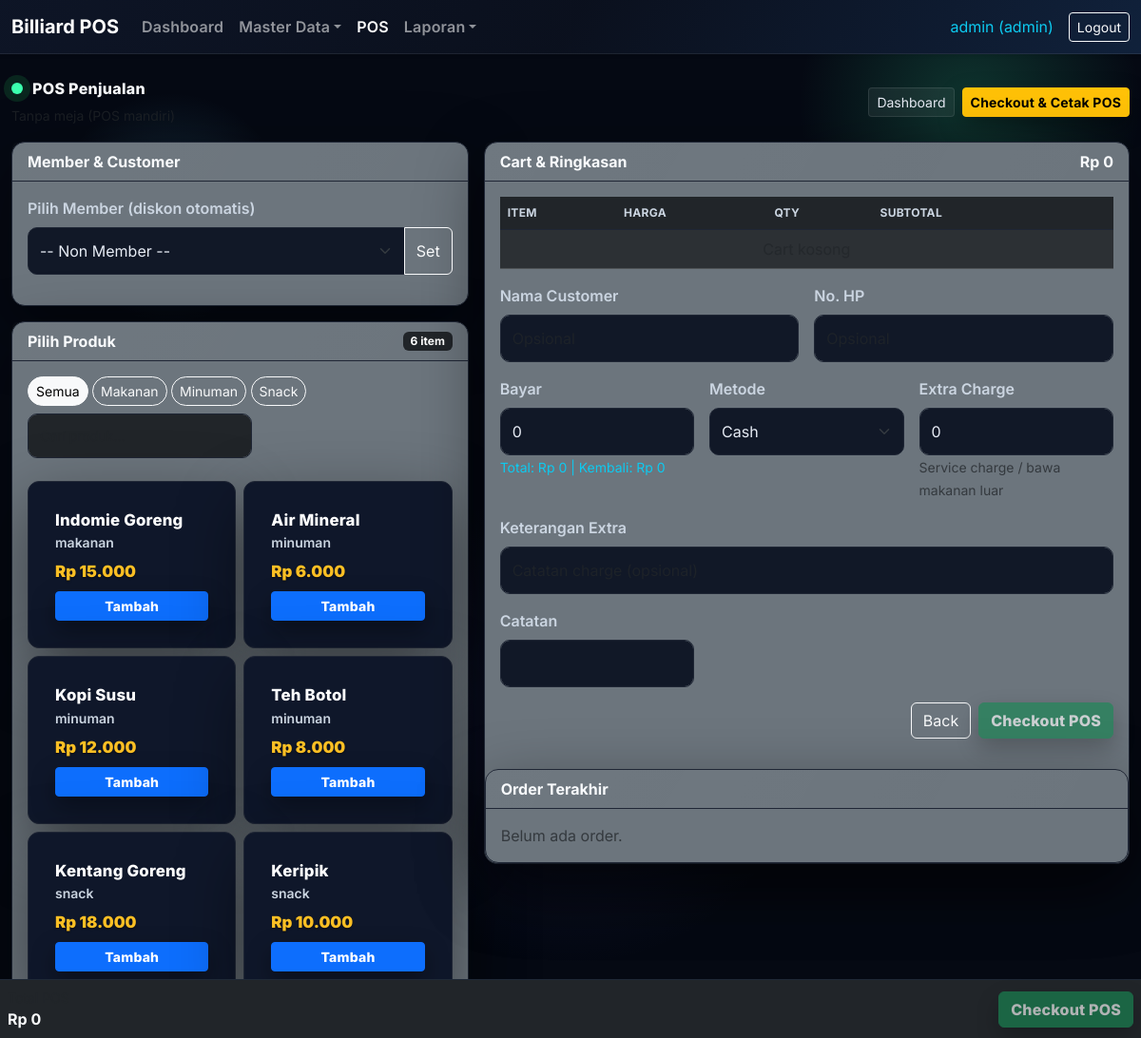
The app's page /pos/pos.php (signed in) with its own data.
### tables this page shows
CREATE TABLE `products` (
  `id` int(11) NOT NULL,
  `name` varchar(150) NOT NULL,
  `category` varchar(50) NOT NULL,
  `price` int(11) NOT NULL DEFAULT 0,
  `is_active` tinyint(1) NOT NULL DEFAULT 1,
  `created_at` timestamp NOT NULL DEFAULT current_timestamp()
);

### includes/functions.php (called while the page is built, shortened)
<?php
function format_rupiah($number) {
    return 'Rp ' . number_format((int)$number, 0, ',', '.');
}
?>

### pos/pos.php (the view, shortened to what this page needs)
<?php
require_once __DIR__ . '/../includes/functions.php';
$table_id = (int)($_GET['table_id'] ?? 0);
$products = $pdo->query("SELECT * FROM products WHERE is_active = 1 ORDER BY category, name")->fetchAll();
$categories = [];
if ($products) {
    $categories = array_values(array_unique(array_map(function($p){ return $p['category'] ?? 'lain'; }, $products)));
    sort($categories);
}
$cartKey = $table_id ?: 0;
$cart_items = $_SESSION['cart'][$cartKey];
$subtotal = 0;
$is_table = $table_id > 0;
if ($is_table) {
    $recentStmt = $pdo->prepare("
        SELECT id, order_time, grand_total, is_paid, table_id, customer_name
        FROM orders
        WHERE (table_id = ? OR session_id IN (SELECT id FROM sessions WHERE table_id = ?))
        ORDER BY id DESC LIMIT 5
    ");
    $recentStmt->execute([$table_id, $table_id]);
} else {
    $recentStmt = $pdo->prepare("SELECT id, order_time, grand_total, is_paid, table_id, customer_name FROM orders WHERE table_id IS NULL ORDER BY id DESC LIMIT 5");
    $recentStmt->execute();
}
$recentOrders = $recentStmt->fetchAll();
$running = $table_id ? get_running_session($pdo, $table_id) : null;
$prefill_customer = $running['customer_name'] ?? ($_SESSION['last_customer'][$cartKey] ?? '');
$prefill_phone = $running['customer_phone'] ?? ($_SESSION['last_customer_phone'][$cartKey] ?? '');
?>
<?php include __DIR__ . '/../includes/header.php'; ?>
<div class="d-flex justify-content-between align-items-center mb-3">
    <div>
        <div class="section-title mb-1"><span class="dot"></span><span>POS Penjualan</span></div>
        <small class="text-muted"><?php echo $table_id ? 'Meja ' . $table_id : 'Tanpa meja (POS mandiri)'; ?></small>
    </div>
    <div class="d-flex gap-2">
        <a href="/billiard_pos/index.php" class="btn btn-ghost btn-sm">Dashboard</a>
        <?php if ($table_id): ?>
            <a href="/billiard_pos/pos/checkout.php?table_id=<?php echo $table_id; ?>" class="btn btn-warning btn-sm fw-bold">Checkout Gabungan</a>
        <?php else: ?>
            <a href="/billiard_pos/pos/checkout.php?table_id=0" class="btn btn-warning btn-sm fw-bold">Checkout & Cetak POS</a>
        <?php endif; ?>
    </div>
</div>
<div class="row g-3">
    <div class="col-lg-5 col-md-6">
        <div class="card bg-secondary text-light mb-3">
            <div class="card-header d-flex justify-content-between align-items-center">
                <span class="fw-bold">Member & Customer</span>
            </div>
            <div class="card-body">
                <form method="post" class="mb-3">
                    <label class="form-label">Pilih Member (diskon otomatis)</label>
                    <div class="input-group">
                        <select name="member_id" class="form-select">
                            <option value="">-- Non Member --</option>
                        </select>
                        <button class="btn btn-outline-light" name="set_member">Set</button>
                    </div>
                </form>
            </div>
        </div>
        <div class="card bg-secondary text-light">
            <div class="card-header d-flex justify-content-between align-items-center">
                <span class="fw-bold">Pilih Produk</span>
                <span class="badge bg-dark"><?php echo count($products); ?> item</span>
            </div>
            <div class="card-body">
                <div class="d-flex flex-wrap align-items-center justify-content-between mb-3">
                    <div class="pill-filter mb-2">
                        <button class="btn btn-outline-light btn-sm filter-btn active" data-cat="all">Semua</button>
                        <?php foreach ($categories as $cat): ?>
                            <button class="btn btn-outline-light btn-sm filter-btn" data-cat="<?php echo htmlspecialchars($cat); ?>"><?php echo ucfirst($cat); ?></button>
                        <?php endforeach; ?>
                    </div>
                    <div class="mb-2">
                        <input type="text" id="productSearch" class="form-control form-control-sm bg-dark text-light" placeholder="Cari produk...">
                    </div>
                </div>
                <div class="row g-2" id="productGrid">
                    <?php foreach ($products as $p): ?>
                        <div class="col-6" data-cat="<?php echo htmlspecialchars($p['category']); ?>" data-name="<?php echo htmlspecialchars(strtolower($p['name'])); ?>">
                            <form method="post">
                                <div class="card h-100 product-card">
                                    <div class="card-body d-flex flex-column justify-content-between">
                                        <div>
                                        <div class="product-name"><?php echo htmlspecialchars($p['name']); ?></div>
                                        <div class="small text-muted"><?php echo htmlspecialchars($p['category']); ?></div>
                                    </div>
                                        <div class="price mt-2"><?php echo format_rupiah($p['price']); ?></div>
                                        <button class="btn btn-primary btn-sm mt-2" name="add_item">Tambah</button>
                                    </div>
                                </div>
                            </form>
                        </div>
                    <?php endforeach; ?>
                </div>
            </div>
        </div>
    </div>
    <div class="col-lg-7 col-md-6">
            <div class="card bg-secondary text-light">
                <div class="card-header d-flex justify-content-between align-items-center">
                    <span class="fw-bold">Cart & Ringkasan</span>
                    <span class="fw-bold" id="posTotalDisplay"><?php echo format_rupiah($subtotal); ?></span>
                </div>
                <div class="card-body">
                <table class="table table-dark table-striped cart-table">
                    <thead><tr><th>Item</th><th>Harga</th><th>Qty</th><th>Subtotal</th><th></th></tr></thead>
                    <tbody>
                        <?php if ($cart_items): ?>
                            <?php foreach ($cart_items as $pid => $item): ?>
                                <tr>
                                    <td><?php echo htmlspecialchars($item['name']); ?></td>
                                    <td><?php echo format_rupiah($item['price']); ?></td>
                                    <td>
                                        <form method="post" class="d-flex align-items-center gap-1">
                                            <input type="hidden" name="product_id" value="<?php echo $pid; ?>">
                                            <input type="number" name="qty" min="1" class="form-control form-control-sm bg-dark text-light" style="width:70px;" value="<?php echo $item['qty']; ?>">
                                            <button class="btn btn-sm btn-outline-light" name="update_qty">Set</button>
                                        </form>
                                    </td>
                                    <td><?php echo format_rupiah($item['price'] * $item['qty']); ?></td>
                                    <td><a href="?table_id=<?php echo $table_id; ?>&remove=<?php echo $pid; ?>" class="btn btn-sm btn-danger">X</a></td>
                                </tr>
                            <?php endforeach; ?>
                        <?php else: ?>
                            <tr><td colspan="5" class="text-center text-muted">Cart kosong</td></tr>
                        <?php endif; ?>
                    </tbody>
                </table>
                <?php $formAction = $is_table ? 'save_order.php' : 'checkout.php?table_id=0'; ?>
                <form method="post" action="<?php echo $formAction; ?>" id="posForm">
                    <div class="row g-3">
                        <div class="col-md-6">
                            <label class="form-label">Nama Customer</label>
                            <input type="text" name="customer_name" class="form-control" value="<?php echo htmlspecialchars($prefill_customer); ?>" placeholder="Opsional">
                        </div>
                        <div class="col-md-6">
                            <label class="form-label">No. HP</label>
                            <input type="text" name="customer_phone" class="form-control" value="<?php echo htmlspecialchars($prefill_phone); ?>" placeholder="Opsional">
                        </div>
                        <div class="col-md-4">
                            <label class="form-label">Bayar</label>
                            <input type="number" name="payment_amount" id="payInput" class="form-control" value="<?php echo $subtotal; ?>" required>
                            <small id="changeInfo" class="text-info"></small>
                        </div>
                        <div class="col-md-4">
                            <label class="form-label">Metode</label>
                            <select name="payment_method" class="form-select">
                                <option value="cash">Cash</option>
                            </select>
                        </div>
                        <div class="col-md-4">
                            <label class="form-label">Extra Charge</label>
                            <input type="number" name="extra_charge_amount" class="form-control" value="0" min="0">
                            <small class="text-muted">Service charge / bawa makanan luar</small>
                        </div>
                        <div class="col-md-12">
                            <label class="form-label">Keterangan Extra</label>
                            <input type="text" name="extra_charge_note" class="form-control" placeholder="Catatan charge (opsional)">
                        </div>
                        <div class="col-md-4">
                            <label class="form-label">Catatan</label>
                            <input type="text" name="note" class="form-control">
                        </div>
                    </div>
                    <div class="mt-3 d-flex justify-content-between align-items-center gap-2 flex-wrap">
                        <div class="ms-auto d-flex gap-2">
                            <a href="/billiard_pos/index.php" class="btn btn-outline-light">Back</a>
                            <?php if ($is_table): ?>
                                <button type="submit" class="btn btn-primary" <?php echo $subtotal <=0 ? 'disabled' : ''; ?>>Simpan ke Meja</button>
                                <a class="btn btn-warning" href="/billiard_pos/pos/checkout.php?table_id=<?php echo $table_id; ?>">Checkout</a>
                            <?php else: ?>
                                <button type="submit" class="btn btn-success" <?php echo $subtotal <=0 ? 'disabled' : ''; ?>>Checkout POS</button>
                            <?php endif; ?>
                        </div>
                    </div>
                </form>
            </div>
            <div class="card bg-secondary text-light mt-3">
                <div class="card-header">Order Terakhir</div>
                <div class="card-body">
                    <?php if ($recentOrders): ?>
                        <ul class="list-group list-group-flush">
                            <?php foreach ($recentOrders as $ro): ?>
                                <?php
                                    $itemsStmt = $pdo->prepare("SELECT oi.qty, oi.price, p.name FROM order_items oi JOIN products p ON oi.product_id=p.id WHERE oi.order_id = ?");
                                    $itemsStmt->execute([$ro['id']]);
                                    $items = $itemsStmt->fetchAll();
                                    $detail = [];
                                    foreach ($items as $it) {
                                        $detail[] = htmlspecialchars($it['name']) . ' x' . $it['qty'] . ' (' . format_rupiah($it['price']) . ')';
                                    }
                                    $allowVoid = true;
                                    if ($is_table) {
                                        if ((int)$ro['table_id'] !== $table_id) {
                                            $allowVoid = false;
                                        }
                                        $currentCustomer = trim($running['customer_name'] ?? '');
                                        if ($currentCustomer !== '' && strcasecmp($currentCustomer, trim($ro['customer_name'] ?? '')) !== 0) {
                                            $allowVoid = false;
                                        }
                                    }
                                ?>
                                <li class="list-group-item bg-secondary text-light">
                                    <div class="d-flex justify-content-between">
                                        <div>
                                            <div class="fw-bold">#<?php echo $ro['id']; ?> | <?php echo format_datetime($ro['order_time']); ?></div>
                                            <div><?php echo format_rupiah($ro['grand_total']); ?> <span class="text-muted small">Customer: <?php echo htmlspecialchars($ro['customer_name'] ?? '-'); ?></span></div>
                                            <div class="small text-muted">Item: <?php echo implode('; ', $detail); ?></div>
                                        </div>
                                        <div class="d-flex flex-column gap-1 align-items-end">
                                            <a class="btn btn-sm btn-outline-light" target="_blank" href="/billiard_pos/pos/print_receipt.php?order_id=<?php echo $ro['id']; ?>">Print</a>
                                            <?php if ((int)$ro['is_paid'] !== 3 && $allowVoid): ?>
                                                <a class="btn btn-sm btn-danger void-btn" href="/billiard_pos/pos/void_order.php?order_id=<?php echo $ro['id']; ?>&table_id=<?php echo $table_id; ?>" data-order="<?php echo $ro['id']; ?>" data-table="<?php echo $table_id; ?>">Void</a>
                                            <?php elseif ((int)$ro['is_paid'] === 3): ?>
                                                <span class="badge bg-danger">Voided</span>
                                            <?php else: ?>
                                                <span class="badge bg-secondary">Lock</span>
                                            <?php endif; ?>
                                        </div>
                                    </div>
                                </li>
                            <?php endforeach; ?>
                        </ul>
                    <?php else: ?>
                        <div class="text-muted">Belum ada order.</div>
                    <?php endif; ?>
                </div>
            </div>
</div>
</div>
</div>
<div class="no-print pos-floating d-flex justify-content-between align-items-center gap-2 bg-dark text-light p-2" style="position:fixed;bottom:0;left:0;right:0;z-index:999;border-top:1px solid #1f2937;">
    <div>
        <div class="small text-muted mb-0">Total POS</div>
        <div class="fw-bold" id="posTotalFloating"><?php echo format_rupiah($subtotal); ?></div>
    </div>
    <div class="d-flex gap-2 ms-auto">
        <?php if ($is_table): ?>
            <button class="btn btn-success" onclick="document.getElementById('posForm').submit();" <?php echo $subtotal <=0 ? 'disabled' : ''; ?>>Simpan ke Meja</button>
            <a class="btn btn-warning" href="/billiard_pos/pos/checkout.php?table_id=<?php echo $table_id; ?>">Checkout</a>
        <?php else: ?>
            <button class="btn btn-success" onclick="document.getElementById('posForm').submit();" <?php echo $subtotal <=0 ? 'disabled' : ''; ?>>Checkout POS</button>
        <?php endif; ?>
    </div>
</div>
<?php include __DIR__ . '/../includes/footer.php'; ?>

### records on screen
products: name "Indomie Goreng", category "makanan", price "Rp 15.000"
products: name "Air Mineral", category "minuman", price "Rp 6.000"
products: name "Kopi Susu", category "minuman", price "Rp 12.000"
products: name "Teh Botol", category "minuman", price "Rp 8.000"
products: name "Kentang Goreng", category "snack", price "Rp 18.000"
products: name "Keripik", category "snack", price "Rp 10.000"

### other values on screen
$company['name'] "Billiard POS"
$u['username'] "admin"
$u['role'] "admin"
count($products) "6"
$cat "Makanan"
$cat "Minuman"
$cat "Snack"
